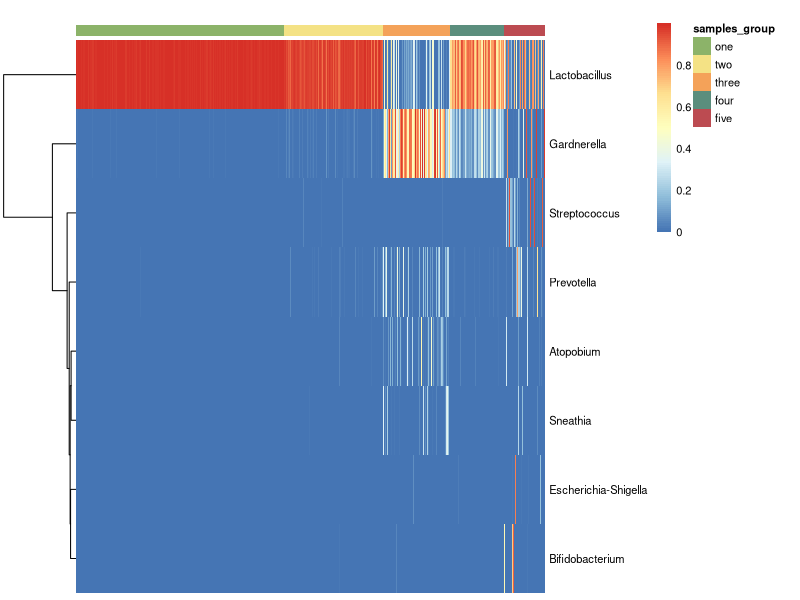

This figure's R source:

setwd("./Pre-processed_files/")
table_genera_relative_abundance = read.csv(file = "otu_table.g.relative-FigureS2d.csv", header = TRUE, row.names = 1)

table_8_genera_relative_abundance = table_genera_relative_abundance[c("Gardnerella","Atopobium","Sneathia","Lactobacillus",
                                                                      "Streptococcus","Prevotella","Escherichia-Shigella","Bifidobacterium"), ]


table_time_sample_name = read.csv(file = "Sample-grouping-information-FigureS2d.csv", header = TRUE)
colnames(table_time_sample_name) = c("one","two","three","four","five")
table_time_sample_name[table_time_sample_name == ""] = NA


table_8_genera_relative_abundance = table_8_genera_relative_abundance[ ,c(na.omit(table_time_sample_name[["one"]]),
                                                                          na.omit(table_time_sample_name[["two"]]),
                                                                          na.omit(table_time_sample_name[["three"]]),
                                                                          na.omit(table_time_sample_name[["four"]]),
                                                                          na.omit(table_time_sample_name[["five"]]))]

samples_group = data.frame(samples_group=as.factor(c(rep("one", length(na.omit(table_time_sample_name[["one"]]))),
                                                     rep("two", length(na.omit(table_time_sample_name[["two"]]))),
                                                     rep("three", length(na.omit(table_time_sample_name[["three"]]))),
                                                     rep("four", length(na.omit(table_time_sample_name[["four"]]))),
                                                     rep("five", length(na.omit(table_time_sample_name[["five"]]))))))
rownames(samples_group) = colnames(table_8_genera_relative_abundance)

anno_list = list(samples_group = c(one = "#8cb369", two = "#f4e285", three = "#f4a259", four = "#5b8e7d", five = "#bc4b51"))


library(corrplot)
library(pheatmap)
library(RColorBrewer)
pdf("Relative abundance heatmaps of 8 genera.pdf", height = 2.5, width = 7.5)
pheatmap(table_8_genera_relative_abundance,
         show_colnames = F,
         show_rownames = T,
         cluster_cols = F,
         cluster_rows = T,
         border_color = NA,
         annotation_col = samples_group,
         annotation_colors = anno_list,
         annotation_names_row = TRUE,
         annotation_names_col = FALSE,
         main = "",
         #color = colorRampPalette(c("navy", "white", "firebrick3"))(100),
         fontsize = 8,
         fontsize_row = 8,
         fontsize_col = 8)
dev.off()